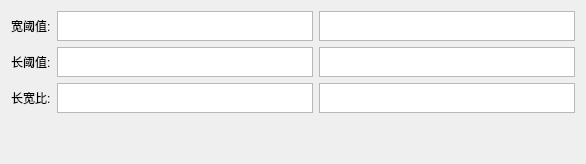
      <widget class="QWidget" name="verticalTabWidgetPage1">
       <attribute name="title">
        <string>压烂</string>
       </attribute>
       <layout class="QGridLayout" name="gridLayout_3">
        <item row="1" column="0">
         <layout class="QHBoxLayout" name="horizontalLayout_2">
          <property name="sizeConstraint">
           <enum>QLayout::SetMinimumSize</enum>
          </property>
          <item>
           <widget class="QLabel" name="label_5">
            <property name="sizePolicy">
             <sizepolicy hsizetype="Preferred" vsizetype="Maximum">
              <horstretch>0</horstretch>
              <verstretch>0</verstretch>
             </sizepolicy>
            </property>
            <property name="text">
             <string>宽阈值:</string>
            </property>
           </widget>
          </item>
          <item>
           <widget class="QTextEdit" name="textEdit_width_down">
            <property name="sizePolicy">
             <sizepolicy hsizetype="Expanding" vsizetype="Maximum">
              <horstretch>0</horstretch>
              <verstretch>0</verstretch>
             </sizepolicy>
            </property>
            <property name="maximumSize">
             <size>
              <width>16777215</width>
              <height>30</height>
             </size>
            </property>
           </widget>
          </item>
          <item>
           <widget class="QTextEdit" name="textEdit_width_up">
            <property name="sizePolicy">
             <sizepolicy hsizetype="Expanding" vsizetype="Maximum">
              <horstretch>0</horstretch>
              <verstretch>0</verstretch>
             </sizepolicy>
            </property>
            <property name="maximumSize">
             <size>
              <width>16777215</width>
              <height>30</height>
             </size>
            </property>
           </widget>
          </item>
         </layout>
        </item>
        <item row="4" column="0">
         <spacer name="verticalSpacer">
          <property name="orientation">
           <enum>Qt::Vertical</enum>
          </property>
          <property name="sizeHint" stdset="0">
           <size>
            <width>20</width>
            <height>40</height>
           </size>
          </property>
         </spacer>
        </item>
        <item row="2" column="0">
         <layout class="QHBoxLayout" name="horizontalLayout_3">
          <property name="sizeConstraint">
           <enum>QLayout::SetMinimumSize</enum>
          </property>
          <item>
           <widget class="QLabel" name="label_6">
            <property name="sizePolicy">
             <sizepolicy hsizetype="Preferred" vsizetype="Maximum">
              <horstretch>0</horstretch>
              <verstretch>0</verstretch>
             </sizepolicy>
            </property>
            <property name="text">
             <string>长阈值:</string>
            </property>
           </widget>
          </item>
          <item>
           <widget class="QTextEdit" name="textEdit_high_down">
            <property name="sizePolicy">
             <sizepolicy hsizetype="Expanding" vsizetype="Maximum">
              <horstretch>0</horstretch>
              <verstretch>0</verstretch>
             </sizepolicy>
            </property>
            <property name="maximumSize">
             <size>
              <width>16777215</width>
              <height>30</height>
             </size>
            </property>
           </widget>
          </item>
          <item>
           <widget class="QTextEdit" name="textEdit_high_up">
            <property name="sizePolicy">
             <sizepolicy hsizetype="Expanding" vsizetype="Maximum">
              <horstretch>0</horstretch>
              <verstretch>0</verstretch>
             </sizepolicy>
            </property>
            <property name="maximumSize">
             <size>
              <width>16777215</width>
              <height>30</height>
             </size>
            </property>
           </widget>
          </item>
         </layout>
        </item>
        <item row="3" column="0">
         <layout class="QHBoxLayout" name="horizontalLayout">
          <item>
           <widget class="QLabel" name="label_4">
            <property name="sizePolicy">
             <sizepolicy hsizetype="Preferred" vsizetype="Maximum">
              <horstretch>0</horstretch>
              <verstretch>0</verstretch>
             </sizepolicy>
            </property>
            <property name="text">
             <string>长宽比:</string>
            </property>
           </widget>
          </item>
          <item>
           <widget class="QTextEdit" name="textEdit_ratio_down">
            <property name="sizePolicy">
             <sizepolicy hsizetype="Expanding" vsizetype="Maximum">
              <horstretch>0</horstretch>
              <verstretch>0</verstretch>
             </sizepolicy>
            </property>
            <property name="maximumSize">
             <size>
              <width>16777215</width>
              <height>30</height>
             </size>
            </property>
           </widget>
          </item>
          <item>
           <widget class="QTextEdit" name="textEdit_ratio_up">
            <property name="sizePolicy">
             <sizepolicy hsizetype="Expanding" vsizetype="Maximum">
              <horstretch>0</horstretch>
              <verstretch>0</verstretch>
             </sizepolicy>
            </property>
            <property name="maximumSize">
             <size>
              <width>16777215</width>
              <height>30</height>
             </size>
            </property>
           </widget>
          </item>
         </layout>
        </item>
       </layout>
      </widget>
